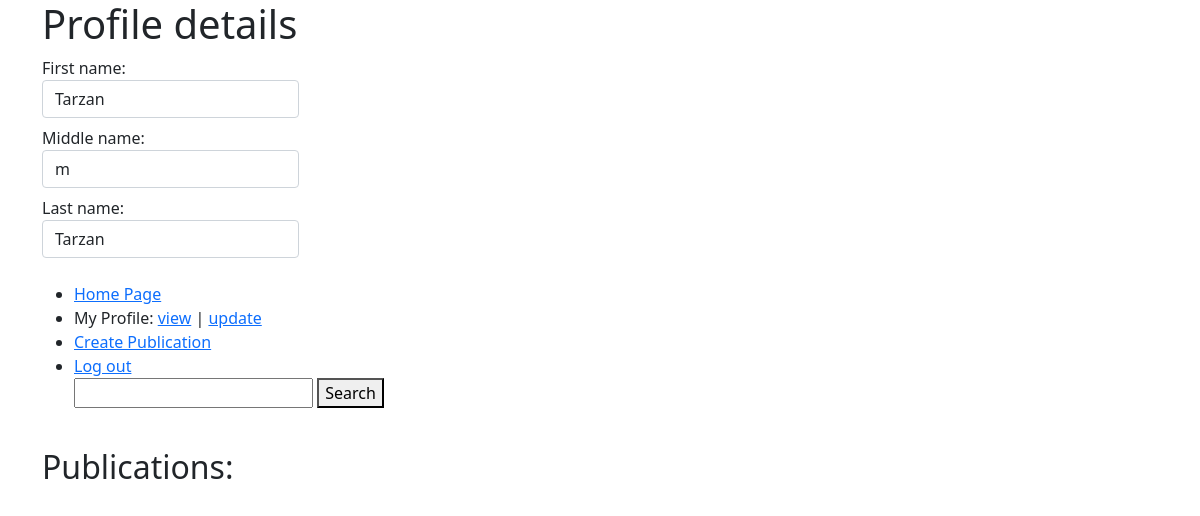
Screenshot of /Profile/index/5 (signed in) with the database file from the repository.
### tables this page shows
CREATE TABLE `profile` (
  `profile_id` int(11) NOT NULL,
  `user_id` int(11) NOT NULL,
  `first_name` varchar(50) NOT NULL,
  `middle_name` varchar(50) DEFAULT NULL,
  `last_name` varchar(50) NOT NULL
);

### app/controllers/Profile.php (called while the page is built, shortened)
<?php
        class Profile extends \app\core\Controller {
            public function index($profile_id) {
                $profile = new \app\models\Profile();
                $currentProfile = $profile->get($profile_id);
                $this->view('Profile/index', $currentProfile);
            }
        }

### app/core/App.php (called while the page is built, shortened)
<?php
		class App {
			private $method = 'index';
			public function __construct() {
				$url = self::parseUrl();
				if (isset($url[0])) {
					unset($url[0]);
				}
				$this->controller = new $this->controller;
				if (isset($url[1])) {
					if (method_exists($this->controller, $url[1]))
						$this->method = $url[1];
					unset($url[1]);
				}
				$this->params = $url ? array_values($url) : [];
				call_user_func_array([$this->controller, $this->method], $this->params);
			}
			private static function parseUrl() {
				if (isset($_GET['url'])) {
					return explode('/',
						filter_var(
							rtrim($_GET['url'], '/'),
							FILTER_SANITIZE_URL)
					);
				}
			}
		}

### index.php (called while the page is built, shortened)
<?php
    new \app\core\App();

### app/models/Profile.php (called while the page is built, shortened)
<?php
    class Profile extends \app\core\Model {
        function get($profile_id) {
            $SQL = 'SELECT * FROM profile WHERE profile_id = :profile_id';
            $STMT = self::$_connection->prepare($SQL);
            $STMT->execute(['profile_id'=> $profile_id]);
            $STMT->setFetchMode(\PDO::FETCH_CLASS, "app\models\Profile");
            return $STMT->fetch();
        }
    }

### app/core/DBConnection.php (called while the page is built, shortened)
<?php
		class DBConnection {
			static $connection = null;
			private function __construct() {
				if (self::$connection == null) {
					$host = 'localhost';
					$DBname = 'assignment2';
					$user = 'root';
					$password = '';
					self::$connection = new \PDO("mysql:host=$host;dbname=$DBname", $user, $password);
				}
			}
			public static function getInstance() {
				return self::$connection;
			}
		}

### app/views/Profile/details_subview.php (the view)
<h1>Profile details</h1>
<form method='post' action=''>
	<label class='form-label'>First name:<input type='text' name='first_name' class='form-control' value='<?= $data->first_name?>' /></label><br>
	<label class='form-label'>Middle name:<input type='text' name='middle-name' class='form-control' value='<?= $data->middle_name?>' /></label><br>
	<label class='form-label'>Last name:<input type='text' name='last_name' class='form-control' value='<?= $data->last_name?>' /></label><br>
</form>

### rows the page displays
profile: first_name "Tarzan", middle-name "m", last_name "Tarzan"
